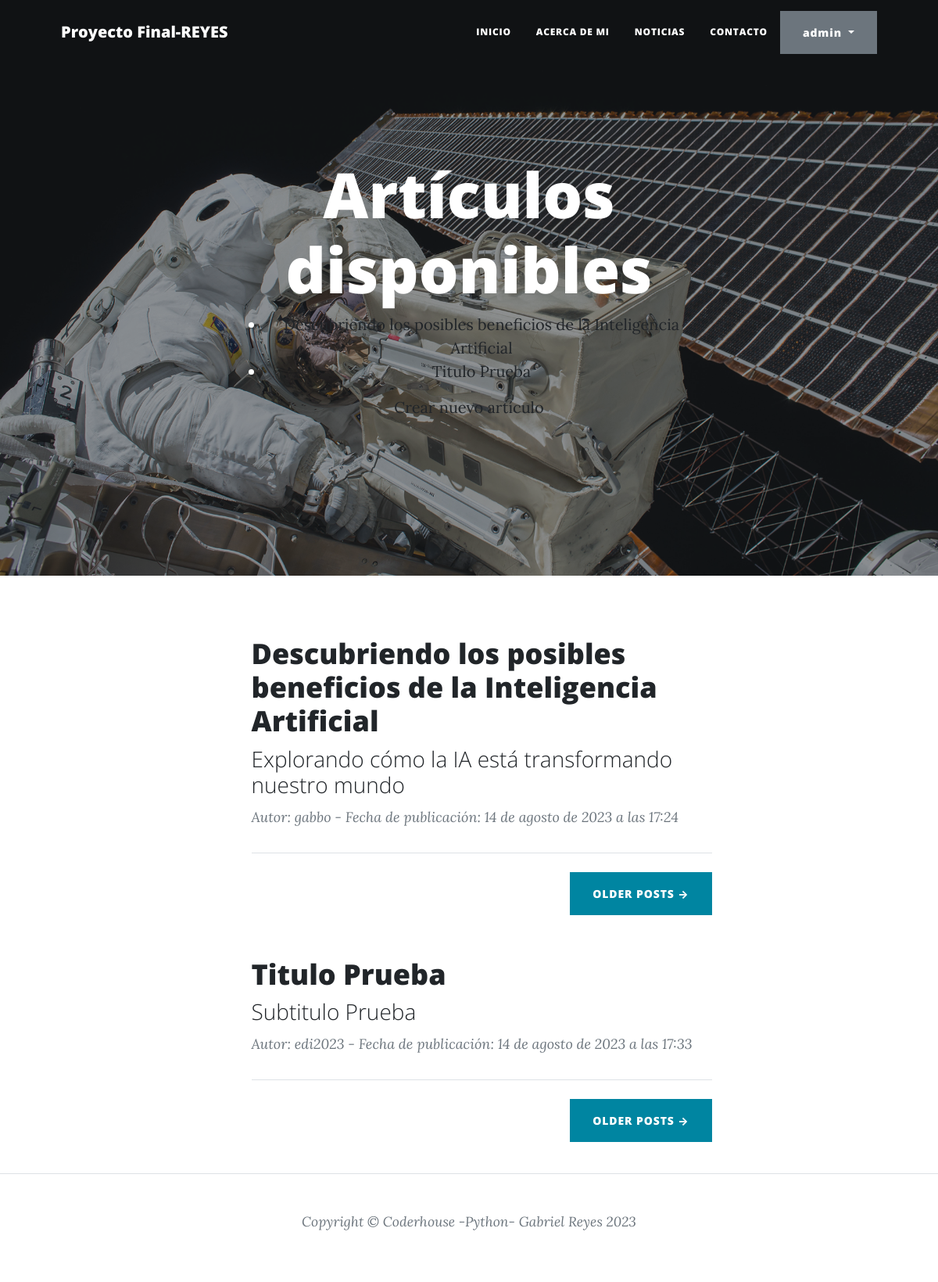
The app's page /pages/ (signed in) with its own data.
### app_blog/models.py (models this page shows, shortened)
class Articulo(models.Model):
    titulo = models.CharField(max_length=200)
    subtitulo = models.CharField(max_length=200)
    contenido = RichTextField()
    fecha_publicado = models.DateTimeField()
    autor = models.ForeignKey(User, on_delete=models.CASCADE, related_name='articulos_creados', null=True)
    imagen = models.ImageField(upload_to='images_blog/', null=True, blank=True) # imagen

### app_blog/views.py (the view)
# urls.py: path('', ArticuloListView.as_view(), name='articulo_lista'),
class ArticuloListView(ListView):
    model = Articulo
    template_name = 'articulo_lista.html'
    context_object_name = 'articulos'

### app_blog/templates/app_blog/articulo_list.html (shortened to what this page needs)
{% extends "base.html" %}
{% block titulo-imagen %}
<header class="masthead" style="background-image: url('/static/assets/img/post-bg.jpg')">
    <div class="container position-relative px-4 px-lg-5">
        <div class="row gx-4 gx-lg-5 justify-content-center">
            <div class="col-md-10 col-lg-8 col-xl-7">
                <div class="site-heading">
                    {% if articulos %}
                    <h1>Artículos disponibles</h1>
                    <ul>
                        {% for articulo in articulos %}
                            <li><a href="{% url 'articulo_detail' articulo.pk %}">{{ articulo.titulo }}</a></li>
                        {% endfor %}
                    </ul>
                    {% else %}
                        <h1>No hay entradas aún</h1>
                    {% endif %}
                    <a href="{% url 'articulo_crear' %}">Crear nuevo artículo</a>
                </div>
            </div>
        </div>
    </div>
</header>
{% endblock titulo-imagen %}
{% block contenido %}
<ul>
{% for articulo in articulos %}
<div class="container px-4 px-lg-5">
  <div class="row gx-4 gx-lg-5 justify-content-center">
      <div class="col-md-10 col-lg-8 col-xl-7">
          <div class="post-preview">
              <a href="{% url 'articulo_detail' articulo.pk %}">
                  <h2 class="post-title">{{ articulo.titulo }}</h2>
                  <h3 class="post-subtitle">{{ articulo.subtitulo }}</h3>
              </a>
              <p class="post-meta">
                   Autor: {{ articulo.autor }} - Fecha de publicación: {{ articulo.fecha_publicado }}
              </p>
          </div>
          <hr class="my-4" />
          <div class="d-flex justify-content-end mb-4"><a class="btn btn-primary text-uppercase" href="#!">Older Posts →</a></div>
      </div>
  </div>
</div>
{% endfor %}
</ul>
{% endblock contenido %}

### templates_base/base.html (shortened to what this page needs)
{% load static %}
<!DOCTYPE html>
<html lang="es">
    <head>
        <link href="{% static 'css/styles.css' %}" rel="stylesheet" />
    </head>
    <body>
        <nav class="navbar navbar-expand-lg navbar-light" id="mainNav">
            <div class="container px-4 px-lg-5">
                <a class="navbar-brand" href="{% url 'inicio' %}">Proyecto Final-REYES</a>
                <div class="collapse navbar-collapse" id="navbarResponsive">
                    <ul class="navbar-nav ms-auto py-4 py-lg-0">
                        <li class="nav-item"><a class="nav-link px-lg-3 py-3 py-lg-4" href="{% url 'inicio' %}">Inicio</a></li>
                        <li class="nav-item"><a class="nav-link px-lg-3 py-3 py-lg-4" href="{% url 'acerca_de_mi' %}">Acerca de mi</a></li>
                        <li class="nav-item"><a class="nav-link px-lg-3 py-3 py-lg-4" href="{% url 'articulo_lista' %}">Noticias</a></li>
                        <li class="nav-item"><a class="nav-link px-lg-3 py-3 py-lg-4" href="{% url 'contactar' %}">Contacto</a></li>
                    </ul>
                    <div>
                        {% if user.is_authenticated %}
                        <div class="dropdown">
                            <button class="btn btn-secondary dropdown-toggle" type="button" id="dropdownMenuButton1" data-bs-toggle="dropdown" aria-expanded="false">
                                <div style="display: inline-flex;">
                                    <span>{{ user.username }}</span>
                                </div>
                            </button>
                        </div>
                        {% else %}
                        <a class="btn btn-primary" href="{% url 'login' %}">Inicio sesión</a>
                        <a class="btn btn-success" href="{% url 'registro' %}">Registro</a>
                        {% endif %}
                    </div>
                </div>
            </div>
        </nav>
        {% block titulo-imagen %}{% endblock titulo-imagen %}
        {% block contenido %}{% endblock contenido %}
        <footer class="border-top">
            <div class="container px-4 px-lg-5">
                <div class="row gx-4 gx-lg-5 justify-content-center">
                    <div class="col-md-10 col-lg-8 col-xl-7">
                        <ul class="list-inline text-center">
                        <div class="small text-center text-muted fst-italic">Copyright &copy; Coderhouse -Python- Gabriel Reyes 2023</div>
                    </div>
                </div>
            </div>
        </footer>
    </body>
</html>

### records on screen
Articulo: titulo "Descubriendo los posibles beneficios de la Inteligencia Artificial", subtitulo "Explorando cómo la IA está transformando nuestro mundo", autor "gabbo", fecha_publicado "14 de agosto de 2023 a las 17:24"
Articulo: titulo "Titulo Prueba", subtitulo "Subtitulo Prueba", autor "edi2023", fecha_publicado "14 de agosto de 2023 a las 17:33"

### other values on screen
{{ user.username }} "admin"
